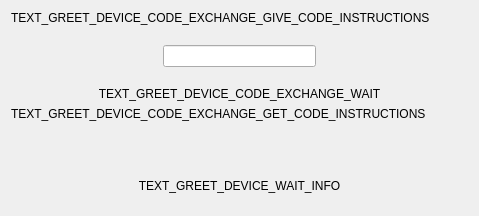
<?xml version="1.0" encoding="UTF-8"?>
<ui version="4.0">
 <class>GreetDeviceCodeExchangeWidget</class>
 <widget class="QWidget" name="GreetDeviceCodeExchangeWidget">
  <property name="geometry">
   <rect>
    <x>0</x>
    <y>0</y>
    <width>479</width>
    <height>216</height>
   </rect>
  </property>
  <property name="windowTitle">
   <string>Form</string>
  </property>
  <layout class="QVBoxLayout" name="verticalLayout">
   <item>
    <widget class="QWidget" name="widget_greeter_code" native="true">
     <property name="enabled">
      <bool>true</bool>
     </property>
     <layout class="QVBoxLayout" name="verticalLayout_2">
      <property name="spacing">
       <number>20</number>
      </property>
      <property name="leftMargin">
       <number>0</number>
      </property>
      <property name="topMargin">
       <number>0</number>
      </property>
      <property name="rightMargin">
       <number>0</number>
      </property>
      <property name="bottomMargin">
       <number>0</number>
      </property>
      <item>
       <widget class="QLabel" name="label_2">
        <property name="text">
         <string>TEXT_GREET_DEVICE_CODE_EXCHANGE_GIVE_CODE_INSTRUCTIONS</string>
        </property>
        <property name="wordWrap">
         <bool>true</bool>
        </property>
       </widget>
      </item>
      <item>
       <layout class="QHBoxLayout" name="horizontalLayout">
        <item>
         <spacer name="horizontalSpacer_3">
          <property name="orientation">
           <enum>Qt::Horizontal</enum>
          </property>
          <property name="sizeHint" stdset="0">
           <size>
            <width>40</width>
            <height>20</height>
           </size>
          </property>
         </spacer>
        </item>
        <item>
         <widget class="QLineEdit" name="line_edit_greeter_code">
          <property name="alignment">
           <set>Qt::AlignCenter</set>
          </property>
          <property name="readOnly">
           <bool>true</bool>
          </property>
         </widget>
        </item>
        <item>
         <spacer name="horizontalSpacer_4">
          <property name="orientation">
           <enum>Qt::Horizontal</enum>
          </property>
          <property name="sizeHint" stdset="0">
           <size>
            <width>40</width>
            <height>20</height>
           </size>
          </property>
         </spacer>
        </item>
       </layout>
      </item>
      <item>
       <widget class="QLabel" name="label_wait">
        <property name="text">
         <string>TEXT_GREET_DEVICE_CODE_EXCHANGE_WAIT</string>
        </property>
        <property name="alignment">
         <set>Qt::AlignCenter</set>
        </property>
        <property name="wordWrap">
         <bool>true</bool>
        </property>
       </widget>
      </item>
     </layout>
    </widget>
   </item>
   <item>
    <widget class="QWidget" name="widget_claimer_code" native="true">
     <property name="enabled">
      <bool>true</bool>
     </property>
     <layout class="QVBoxLayout" name="verticalLayout_3">
      <property name="spacing">
       <number>20</number>
      </property>
      <property name="leftMargin">
       <number>0</number>
      </property>
      <property name="topMargin">
       <number>0</number>
      </property>
      <property name="rightMargin">
       <number>0</number>
      </property>
      <property name="bottomMargin">
       <number>0</number>
      </property>
      <item>
       <widget class="QLabel" name="label_3">
        <property name="lineWidth">
         <number>0</number>
        </property>
        <property name="text">
         <string>TEXT_GREET_DEVICE_CODE_EXCHANGE_GET_CODE_INSTRUCTIONS</string>
        </property>
        <property name="wordWrap">
         <bool>true</bool>
        </property>
       </widget>
      </item>
      <item>
       <layout class="QHBoxLayout" name="layout">
        <property name="rightMargin">
         <number>0</number>
        </property>
        <item>
         <spacer name="horizontalSpacer">
          <property name="orientation">
           <enum>Qt::Horizontal</enum>
          </property>
          <property name="sizeHint" stdset="0">
           <size>
            <width>40</width>
            <height>20</height>
           </size>
          </property>
         </spacer>
        </item>
        <item>
         <widget class="CodeInputWidget" name="code_input_widget" native="true"/>
        </item>
        <item>
         <spacer name="horizontalSpacer_2">
          <property name="orientation">
           <enum>Qt::Horizontal</enum>
          </property>
          <property name="sizeHint" stdset="0">
           <size>
            <width>40</width>
            <height>20</height>
           </size>
          </property>
         </spacer>
        </item>
       </layout>
      </item>
     </layout>
    </widget>
   </item>
   <item>
    <widget class="QLabel" name="label_wait_info">
     <property name="text">
      <string>TEXT_GREET_DEVICE_WAIT_INFO</string>
     </property>
     <property name="alignment">
      <set>Qt::AlignCenter</set>
     </property>
    </widget>
   </item>
  </layout>
 </widget>
 <customwidgets>
  <customwidget>
   <class>CodeInputWidget</class>
   <extends>QWidget</extends>
   <header>guardata.client.gui.custom_widgets</header>
   <container>1</container>
  </customwidget>
 </customwidgets>
 <resources/>
 <connections/>
</ui>
